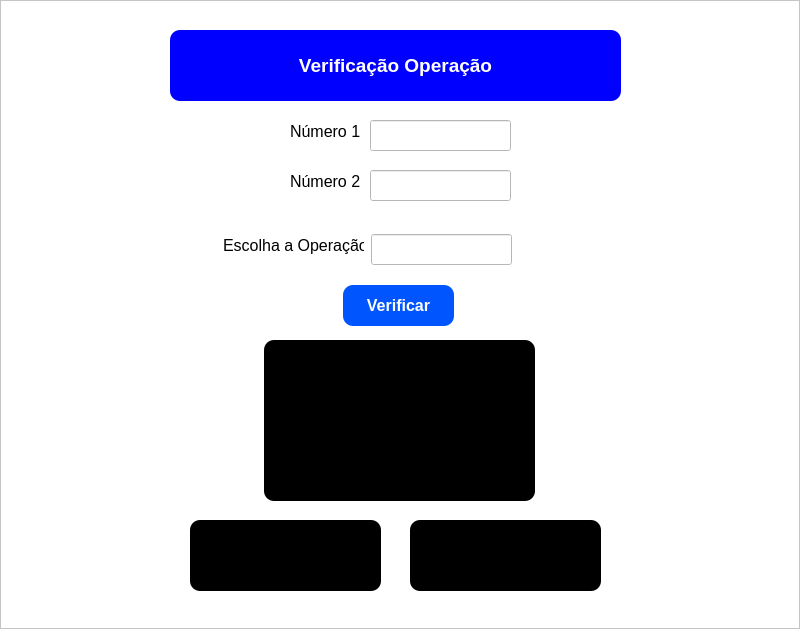
<?xml version="1.0" encoding="UTF-8"?>
<ui version="4.0">
 <class>MainWindow</class>
 <widget class="QMainWindow" name="MainWindow">
  <property name="geometry">
   <rect>
    <x>0</x>
    <y>0</y>
    <width>800</width>
    <height>629</height>
   </rect>
  </property>
  <property name="windowTitle">
   <string>MainWindow</string>
  </property>
  <widget class="QWidget" name="centralwidget">
   <layout class="QHBoxLayout" name="horizontalLayout">
    <property name="spacing">
     <number>0</number>
    </property>
    <property name="leftMargin">
     <number>0</number>
    </property>
    <property name="topMargin">
     <number>0</number>
    </property>
    <property name="rightMargin">
     <number>0</number>
    </property>
    <property name="bottomMargin">
     <number>0</number>
    </property>
    <item>
     <widget class="QFrame" name="frame">
      <property name="styleSheet">
       <string notr="true">background-color: #FFF;</string>
      </property>
      <property name="frameShape">
       <enum>QFrame::StyledPanel</enum>
      </property>
      <property name="frameShadow">
       <enum>QFrame::Raised</enum>
      </property>
      <widget class="QLabel" name="label">
       <property name="geometry">
        <rect>
         <x>170</x>
         <y>30</y>
         <width>451</width>
         <height>71</height>
        </rect>
       </property>
       <property name="font">
        <font>
         <family>Arial</family>
         <pointsize>14</pointsize>
         <weight>75</weight>
         <bold>true</bold>
        </font>
       </property>
       <property name="styleSheet">
        <string notr="true">background-color: #0000ff;
color: #FFF;
border-radius: 10px;</string>
       </property>
       <property name="text">
        <string>Verificação Operação</string>
       </property>
       <property name="alignment">
        <set>Qt::AlignCenter</set>
       </property>
      </widget>
      <widget class="QLabel" name="label_2">
       <property name="geometry">
        <rect>
         <x>290</x>
         <y>116</y>
         <width>71</width>
         <height>31</height>
        </rect>
       </property>
       <property name="font">
        <font>
         <pointsize>12</pointsize>
        </font>
       </property>
       <property name="text">
        <string>Número 1</string>
       </property>
      </widget>
      <widget class="QLineEdit" name="lineEdit">
       <property name="geometry">
        <rect>
         <x>370</x>
         <y>120</y>
         <width>141</width>
         <height>31</height>
        </rect>
       </property>
      </widget>
      <widget class="QLabel" name="label_verificar">
       <property name="geometry">
        <rect>
         <x>190</x>
         <y>520</y>
         <width>191</width>
         <height>71</height>
        </rect>
       </property>
       <property name="font">
        <font>
         <family>Arial</family>
         <pointsize>12</pointsize>
         <weight>75</weight>
         <bold>true</bold>
        </font>
       </property>
       <property name="styleSheet">
        <string notr="true">
background-color: #000;
color: #FFF;
border-radius: 10px;</string>
       </property>
       <property name="text">
        <string/>
       </property>
       <property name="alignment">
        <set>Qt::AlignCenter</set>
       </property>
      </widget>
      <widget class="QPushButton" name="pb_verificar">
       <property name="geometry">
        <rect>
         <x>343</x>
         <y>285</y>
         <width>111</width>
         <height>41</height>
        </rect>
       </property>
       <property name="font">
        <font>
         <pointsize>12</pointsize>
         <weight>75</weight>
         <bold>true</bold>
        </font>
       </property>
       <property name="styleSheet">
        <string notr="true">background-color: #0055ff;
color: #FFF;
border-radius: 10px;</string>
       </property>
       <property name="text">
        <string>Verificar</string>
       </property>
      </widget>
      <widget class="QLineEdit" name="lineEdit_2">
       <property name="geometry">
        <rect>
         <x>370</x>
         <y>170</y>
         <width>141</width>
         <height>31</height>
        </rect>
       </property>
      </widget>
      <widget class="QLabel" name="label_3">
       <property name="geometry">
        <rect>
         <x>290</x>
         <y>166</y>
         <width>71</width>
         <height>31</height>
        </rect>
       </property>
       <property name="font">
        <font>
         <pointsize>12</pointsize>
        </font>
       </property>
       <property name="text">
        <string>Número 2</string>
       </property>
      </widget>
      <widget class="QLineEdit" name="lineEdit_Escolha">
       <property name="geometry">
        <rect>
         <x>371</x>
         <y>234</y>
         <width>141</width>
         <height>31</height>
        </rect>
       </property>
      </widget>
      <widget class="QLabel" name="label_4">
       <property name="geometry">
        <rect>
         <x>223</x>
         <y>230</y>
         <width>141</width>
         <height>31</height>
        </rect>
       </property>
       <property name="font">
        <font>
         <pointsize>12</pointsize>
        </font>
       </property>
       <property name="text">
        <string>Escolha a Operação</string>
       </property>
      </widget>
      <widget class="QLabel" name="label_verificar_2">
       <property name="geometry">
        <rect>
         <x>410</x>
         <y>520</y>
         <width>191</width>
         <height>71</height>
        </rect>
       </property>
       <property name="font">
        <font>
         <family>Arial</family>
         <pointsize>12</pointsize>
         <weight>75</weight>
         <bold>true</bold>
        </font>
       </property>
       <property name="styleSheet">
        <string notr="true">
background-color: #000;
color: #FFF;
border-radius: 10px;</string>
       </property>
       <property name="text">
        <string/>
       </property>
       <property name="alignment">
        <set>Qt::AlignCenter</set>
       </property>
      </widget>
      <widget class="QLabel" name="label_operacao">
       <property name="geometry">
        <rect>
         <x>264</x>
         <y>340</y>
         <width>271</width>
         <height>161</height>
        </rect>
       </property>
       <property name="font">
        <font>
         <family>Arial</family>
         <pointsize>12</pointsize>
         <weight>75</weight>
         <bold>true</bold>
        </font>
       </property>
       <property name="styleSheet">
        <string notr="true">
background-color: #000;
color: #FFF;
border-radius: 10px;</string>
       </property>
       <property name="text">
        <string/>
       </property>
       <property name="alignment">
        <set>Qt::AlignCenter</set>
       </property>
      </widget>
     </widget>
    </item>
   </layout>
  </widget>
 </widget>
 <resources/>
 <connections/>
</ui>
